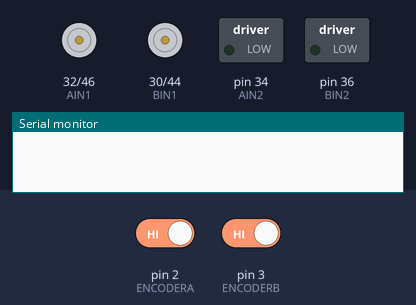
The sketch below on a simulated Arduino Mega 2560, built with avr-gcc and run on an emulated ATmega2560. Parts: direction and speed pins drawn as motors (green arrow = direction pin HIGH = forward, orange = LOW = backward, longer = more drive), switched loads named in the sketch (green lamp = pin HIGH), the last lines printed to the serial monitor. The test bench sets the inputs (shaded band); at power-on: pin 2 (ENCODERA) HIGH, pin 3 (ENCODERB) HIGH.

Above: at 0.1 s.
At 8.9 s:
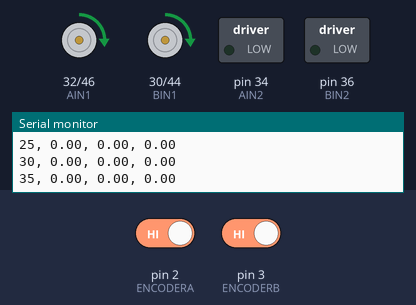
At 18.8 s:
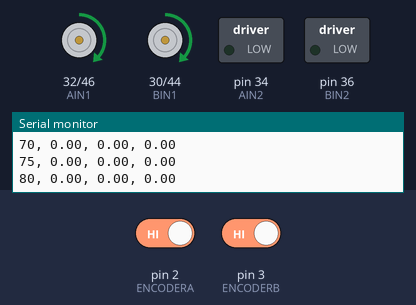
At 38.6 s:
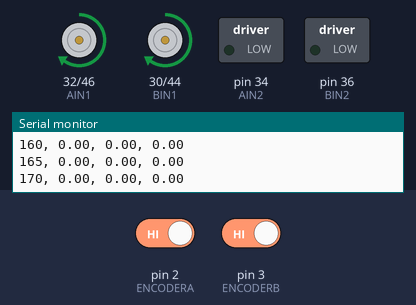
Timing chart, 0 to 40.0 s (numbered marks = the images above):
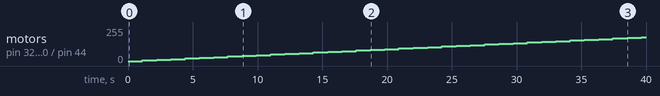

Measured:
- by itself, motor on pin 32 (AIN1) / pin 46 (PWM_A), motor on pin 30 (BIN1) / pin 44 (PWM_B): moves from stopped to forward 180/255 over 38.5 s

The sketch:

HW5-Motors.ino
```cpp
#define PWM_A 46 // left motor
#define PWM_B 44 // Right Motor
#define AIN1 32
#define AIN2 34
#define BIN1 30
#define BIN2 36
#define ENCODERA 2 //left encoder
#define ENCODERB 3 //right encoder

float rpm = 0; //average between the two motors
float rpmA = 0; //rpm for motors
float rpmB = 0; //rpm for motors
static volatile int16_t countA = 0;
static volatile int16_t countB = 0;
int PWM = 128; //range 0-255

void setup() {

  Serial.begin(9600);
  pinMode(ENCODERA, INPUT_PULLUP);
  pinMode(ENCODERB, INPUT_PULLUP);
  pinMode(PWM_A, OUTPUT);
  pinMode(PWM_B, OUTPUT);
  pinMode(AIN1, OUTPUT);
  pinMode(AIN2, OUTPUT);
  pinMode(BIN1, OUTPUT);
  pinMode(BIN2, OUTPUT);

  //When pin 2 and 3 fall from high to low trigger interrupt routine ISRA and ISRB
  attachInterrupt(digitalPinToInterrupt(ENCODERA), ISRA, FALLING);
  attachInterrupt(digitalPinToInterrupt(ENCODERB), ISRB, FALLING);

}

void loop() {

  PWM = 0;

  for(int i = 0; i <255; i+=5){
    PWM = i;
    forward();
    delay(1000);
    rpmCalc();
    Serial.print(PWM);
    Serial.print(", ");
    Serial.print(rpmA);
    Serial.print(", ");
    Serial.print(rpmB);
    Serial.print(", ");
    Serial.println(rpm);

  }

  stopRobot();
  while(1){};


}

void rpmCalc(){
  countA = 0;
  countB = 0;
  delay(100);
  rpmA = 18.75 * countA;
  rpmB = 18.75 * countB;
  rpm = (rpmA + rpmB) / 2;
}

void ISRA(){
  countA++;
}

void ISRB(){
  countB++;
}

void forward(){
  //Set speed
  analogWrite(PWM_A, PWM);
  analogWrite(PWM_B, PWM);

  digitalWrite(AIN1, HIGH); //Spin motor A
  digitalWrite(AIN2, LOW);

  digitalWrite(BIN1, HIGH); //Spin motor B
  digitalWrite(BIN2, LOW);
}

void reverse(){
  //Set speed
  analogWrite(PWM_A, PWM);
  analogWrite(PWM_B, PWM);

  digitalWrite(AIN2, HIGH); //Spin motor A
  digitalWrite(AIN1, LOW);

  digitalWrite(BIN2, HIGH); //Spin motor B
  digitalWrite(BIN1, LOW);
}

void rightTurn(){
  //Set speed
  analogWrite(PWM_A, PWM);
  analogWrite(PWM_B, PWM);

  digitalWrite(AIN2, HIGH); //Spin motor A
  digitalWrite(AIN1, LOW);

  digitalWrite(BIN1, HIGH); //Spin motor B
  digitalWrite(BIN2, LOW);
}

void leftTurn(){
  //Set speed
  analogWrite(PWM_A, PWM);
  analogWrite(PWM_B, PWM);

  digitalWrite(AIN1, HIGH); //Spin motor A
  digitalWrite(AIN2, LOW);

  digitalWrite(BIN2, HIGH); //Spin motor B
  digitalWrite(BIN1, LOW);
}

void stopRobot(){
  //stop motors
  digitalWrite(AIN1, LOW);
  digitalWrite(AIN2, LOW);

  digitalWrite(BIN2, LOW);
  digitalWrite(BIN1, LOW);
}
```
